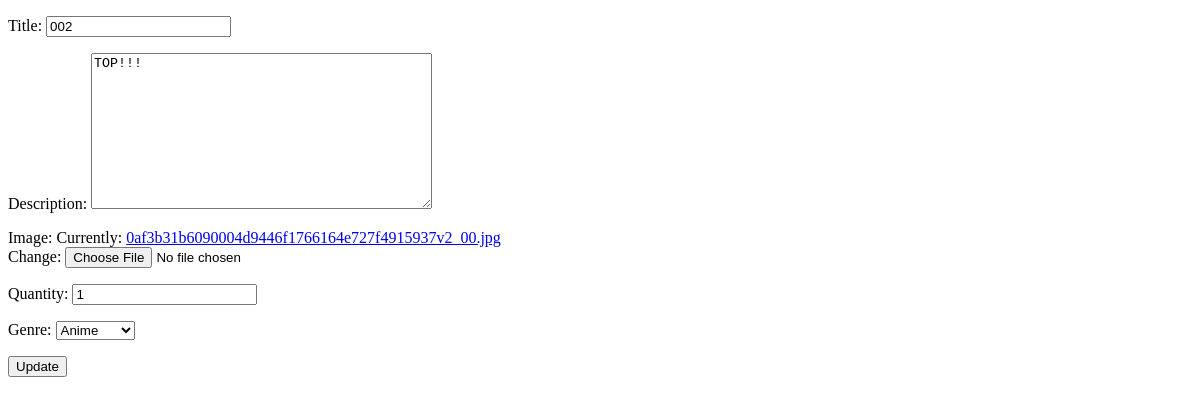
/books/1/update/, run on an earlier commit of the app's database.
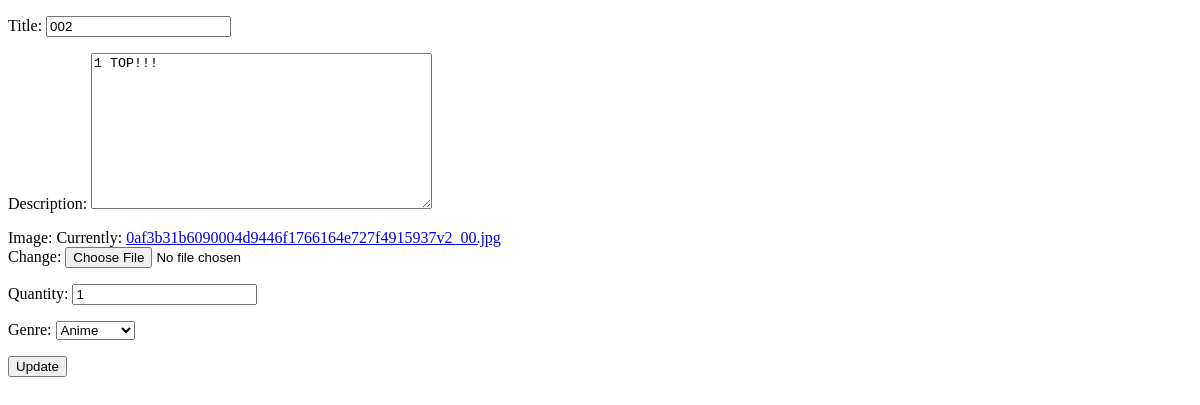
And on a later commit of the database.
### book/models.py (models this page shows)
class Book(models.Model):
    GENRE_CHOICE = (
        ('Detective', 'Detective'),
        ('Comedy', 'Comedy'),
        ('Drama', 'Drama'),
        ('Horror', 'Horror'),
        ('Romantic', 'Romantic'),
        ('Anime', 'Anime')
    )
    title = models.CharField(max_length=100)
    description = models.TextField()
    image = models.ImageField(upload_to='')
    quantity = models.IntegerField()
    genre = models.CharField(choices=GENRE_CHOICE, max_length=100)
    date_publication = models.DateField(auto_now_add=True)

### book/views.py (the view)
# urls.py: path('books/<int:id>/update/', views.book_update, name='book_update'),
def book_update(request, id):
    book_object = get_object_or_404(models.Book, id=id)
    if request.method == 'POST':
        form = forms.BookForm(instance=book_object, data=request.POST)
        if form.is_valid():
            form.save()
            return HttpResponse('Book Updated Successfully')
    else:
        form = forms.BookForm(instance=book_object)
    return render(request, 'book_update.html', {'form': form, 'object': book_object})

### book/forms.py
class BookForm(forms.ModelForm):
    class Meta:
        model = models.Book
        fields = "__all__"

### templates/book_update.html (shortened to what this page needs)
<!DOCTYPE html>
<html lang="en">
<head>
</head>
<body>
<form action="" method="post" enctype="multipart/form-data">
    {{ form.as_p }}
    <input type="submit" value="Update" >
</form>
</body>
</html>

What changed in the data, as far as the page shows it:
changed Book "Anime": description "TOP!!!" → "1 TOP!!!"
